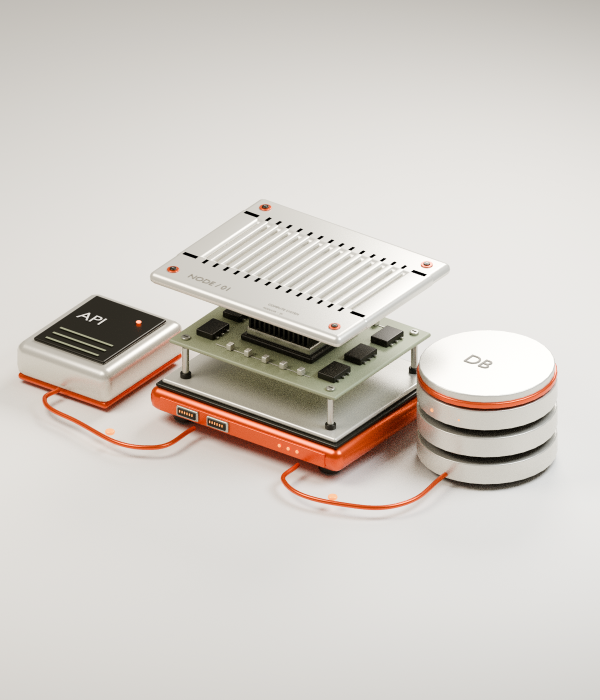
#> input picture design-source/backend-hero-master.png, 1200 x 1400 px (shown at 1/2 size)
$ python optimize-renders.py
#> lines starting #> are read from the running program, lines starting #| are printed output that depends on the picture
from pathlib import Path
from PIL import Image
root = Path(__file__).resolve().parent.parent
out = root / 'public/studio3d'
source = root / 'design-source'
for name in ['backend-hero', 'backend-detail']:
    path = out / (name + '.png')
    if not path.exists():
        path = source / (name + '-master.png')
    image = Image.open(path)
#> image is the input picture: PIL image 1200x1400 RGBA; mean R, G, B, A 210.8, 205.4, 199.8, 255
    image.save(out / (name + '.webp'), quality=88, method=6)
    if path.parent == out:
        path.rename(source / (name + '-master.png'))
Image.open(source / 'backend-hero-master.png').crop((0, 250, 1200, 1250)).save(out / 'backend-hero-wide.webp', quality=88, method=6)
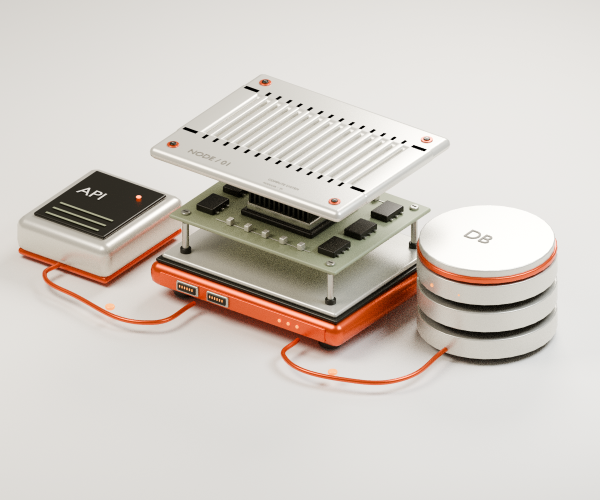
#> saved as backend-hero-wide.webp: PIL image 1200x1000 RGBA (shown at 1/2 size); mean R, G, B, A 209.7, 203.2, 197, 255
